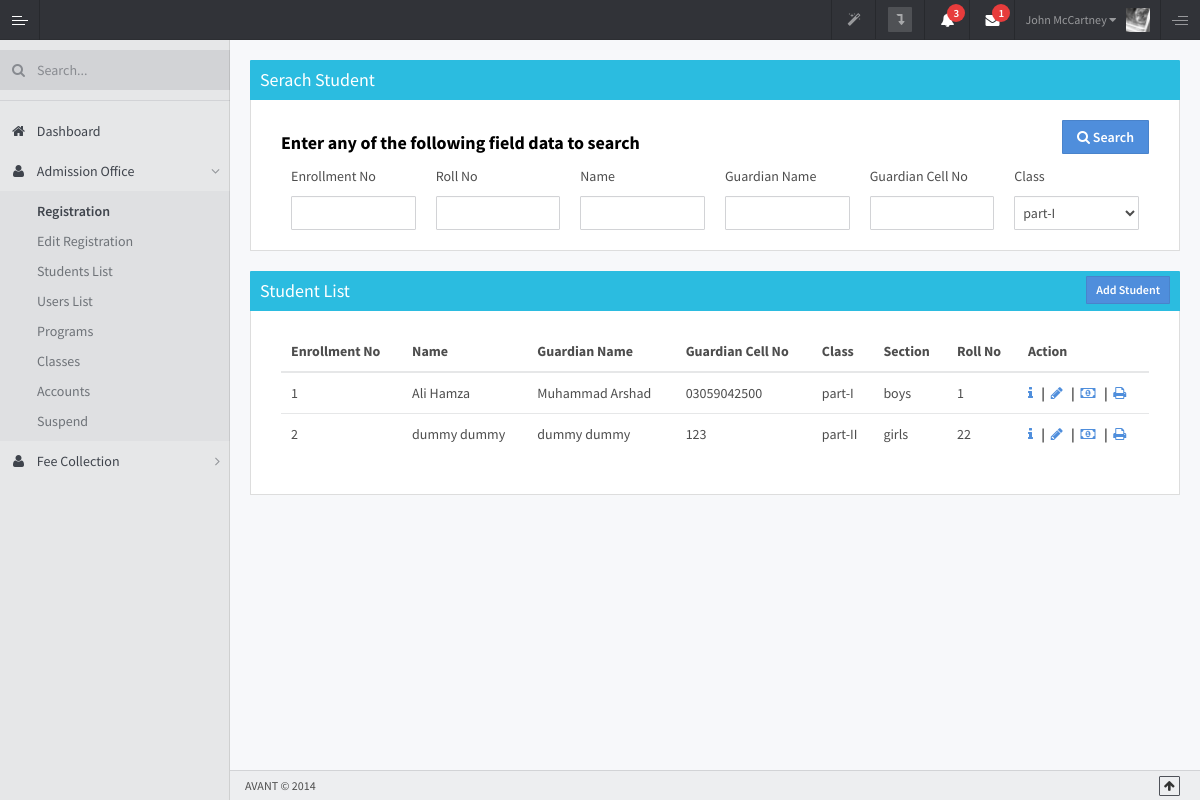
/ilm/index.php/admin/studentsList, run on an earlier commit of the app's database.
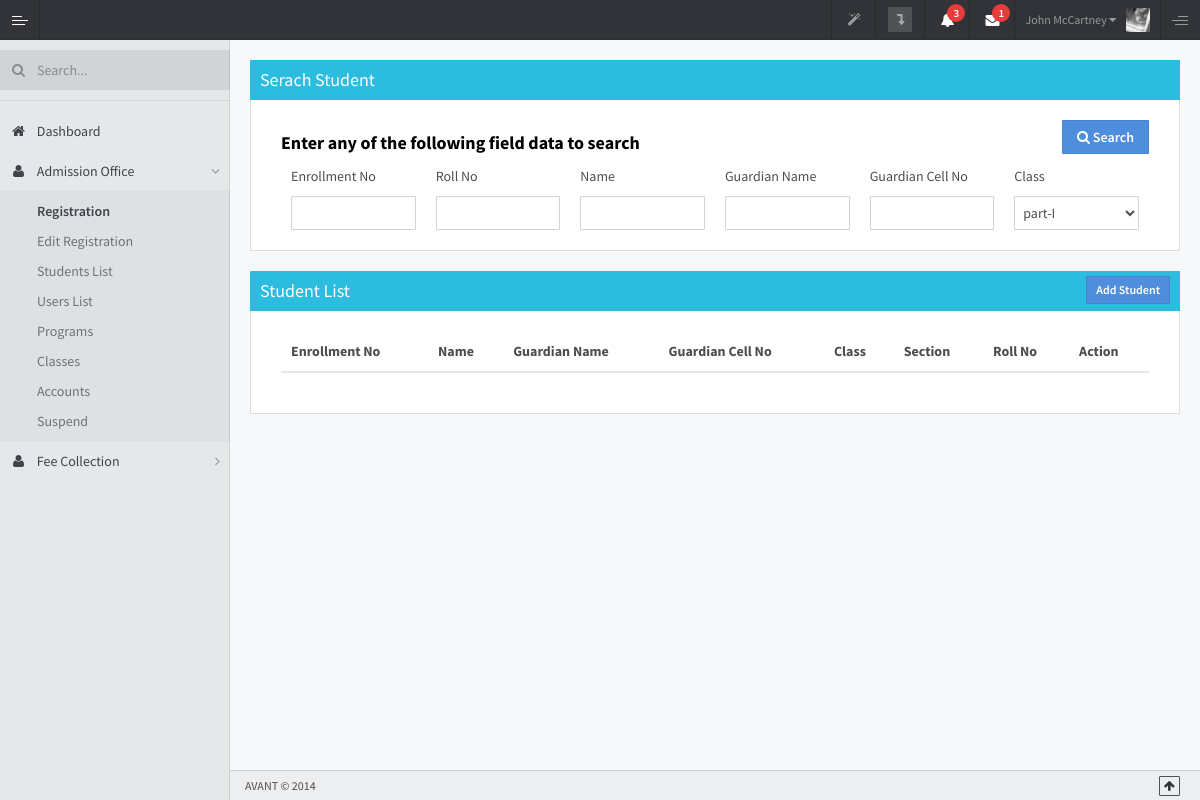
And on a later commit of the database.
### tables this page shows
CREATE TABLE `enrollment` (
  `id` int(11) NOT NULL,
  `enrollment_date` timestamp NOT NULL DEFAULT CURRENT_TIMESTAMP,
  `class_id` int(11) NOT NULL,
  `section_id` int(11) NOT NULL,
  `study_medium` int(11) NOT NULL,
  `roll_no` varchar(255) NOT NULL,
  `pic` text NOT NULL,
  `created_at` timestamp NOT NULL DEFAULT CURRENT_TIMESTAMP,
  `updated_at` timestamp NOT NULL DEFAULT CURRENT_TIMESTAMP,
  `created_by` int(11) NOT NULL,
  `edited_by` int(11) NOT NULL
);

CREATE TABLE `personal_details` (
  `id` int(11) NOT NULL,
  `enrollment_id` int(11) NOT NULL,
  `first_name` varchar(255) NOT NULL,
  `last_name` varchar(255) NOT NULL,
  `gender` int(11) NOT NULL,
  `dob` date NOT NULL,
  `religion` int(11) NOT NULL,
  `blood_group` varchar(10) NOT NULL,
  `caste` varchar(50) NOT NULL
);

CREATE TABLE `family_information` (
  `id` int(11) NOT NULL,
  `enrollment_id` int(11) NOT NULL,
  `guardian` int(11) NOT NULL COMMENT '0 = father, 1 = mother, 2 = other',
  `first_name` varchar(255) NOT NULL,
  `last_name` varchar(255) NOT NULL,
  `profession` varchar(255) NOT NULL,
  `designation` varchar(255) NOT NULL,
  `organization_name` varchar(255) NOT NULL,
  `office_address` text NOT NULL,
  `telephone` varchar(100) NOT NULL,
  `mobile_no` varchar(100) NOT NULL,
  `email` varchar(255) NOT NULL
);

CREATE TABLE `classes` (
  `id` int(11) NOT NULL,
  `title` varchar(50) NOT NULL,
  `program_id` int(11) NOT NULL
);

CREATE TABLE `sections` (
  `id` int(11) NOT NULL,
  `title` varchar(50) NOT NULL,
  `class_id` int(11) NOT NULL
);

### ilm/application/controllers/Admin.php (called while the page is built, shortened)
<?php
class Admin extends CI_Controller
{
    public function studentsList()
    {
        $data = array(
            'title' => 'ILM | Admin',
            'view' => 'admin/studentsList',
            'classes' => $this->admin_model->getClasses(),
            'studentsList' => $this->admin_model->getStudentsList()
        );
        $this->load->view('masterLayouts/admin',$data);
    }
}
?>

### ilm/index.php (called while the page is built, shortened)
<?php
require_once BASEPATH.'core/CodeIgniter.php';

### ilm/application/models/admin_model.php (called while the page is built, shortened)
<?php
class Admin_Model extends CI_Model
{
    public function getClasses() {
        $classesList = [];
        $classes = $this->db->get('classes')->result_array();
        foreach ($classes as $class ){
            $classesList[$class['id']] = $class['title'];
        }
        return $classesList;
    }
    public function getStudentsList()
    {
        $query = $this->db->select('
            enrollment.id as enrollment_no,
            enrollment.roll_no,
            personal_details.first_name as student_firstName,
            personal_details.last_name as student_lastName,
            family_information.first_name as guardian_firstName,
            family_information.last_name as guardian_lastName,
            family_information.mobile_no,
            classes.title as class_name,
            sections.title as section_name
            ')
            ->from('enrollment')
            ->join('personal_details','enrollment.id = personal_details.enrollment_id')
            ->join('family_information', 'enrollment.id = family_information.enrollment_id')
            ->join('classes', 'classes.id = enrollment.class_id' )
            ->join('sections', 'sections.id = enrollment.section_id')
            ->get();
        return $query->result_array();
    }
}
?>

### ilm/application/helpers/custom_helper.php (called while the page is built, shortened)
<?php if ( ! defined('BASEPATH')) exit('No direct script access allowed');
if ( ! function_exists('setVal')) {
    function setVal($data, $defaultVal = '', $edit_val = '',  $isEdit = false) {
        return $defaultVal;
    }
}

### ilm/application/views/admin/studentsList.php (the view, shortened to what this page needs)
<div class="panel panel-info">
                            <div class="panel-heading ">
                                <h4>Serach Student</h4>
                            </div>
                            <div class="panel-body">
                                <div class="col-sm-12">
                                    <form action="<?php echo base_url(); ?>admin/searchStudent" class="" method="post"
                                    novalidate="novalidate">
                                        <div class="mb5 clearfix">
                                            <h4 class="pull-left"><strong>Enter any of the following field data to search</strong></h4>
                                            <button type="submit" class="btn btn-primary pull-right"><span class="fa fa-search"></span>  Search</button>
                                        </div>
                                        <div class="form-group">
                                            <div class="col-sm-2">
                                                <label for="EnrollmentNo">Enrollment No</label>
                                                <input class="form-control" id="EnrollmentNo" name="EnrollmentNo" value="" type="text">
                                            </div>
                                            <div class="col-sm-2">
                                                <label for="RollNumber">Roll No</label>
                                                <input class="form-control" data-val="true" data-val-number="The
                                                field Roll No must be a number." id="RollNumber" name="rollNo"
                                                       value="" type="text">
                                            </div>
                                            <div class="col-sm-2">
                                                <label for="Name">Name</label>
                                                <input class="form-control" id="Name" name="Name" value="" type="text">
                                            </div>
                                            <div class="col-sm-2">
                                                <label for="GuardianName">Guardian Name</label>
                                                <input class="form-control" id="GuardianName" name="guardianName"
                                                       value="" type="text">
                                            </div>
                                            <div class="col-sm-2">
                                                <label for="GuardianMobile">Guardian Cell No</label>
                                                <input class="form-control mob" id="GuardianMobile"
                                                       name="guardianMobile" value="" type="text">
                                            </div>
                                            <div class="col-sm-2">
                                                <label for="Class">Class</label>
                                                    <?php echo form_dropdown('classId', $classes, set_value('classId', setVal('', 1, 'class_id', '')),'class="form-control"');?>
                                            </div>
                                        </div>
                                    </form>
                                </div>
                            </div>
                        </div>
                        <div class="panel panel-info">
                            <div class="panel-heading">
                                <h4>Student List</h4>
                                <a href="/Admission/Registration/Create" style="margin-top:5px;" class="btn btn-primary btn-sm pull-right">Add Student</a>
                            </div>
                            <div class="panel-body std-panel infinite-scroll">
                                <div class="std-detail clearfix">
                                    <div class="col-sm-12">
                                        <div class="table-responsive">
                                            <table class="table">
                                                <thead>
                                                    <tr>
                                                        <th>Enrollment No</th>
                                                        <th>Name</th>
                                                        <th>Guardian Name</th>
                                                        <th>Guardian Cell No</th>
                                                        <th>Class</th>
                                                        <th>Section</th>
                                                        <th>Roll No</th>
                                                        <th>Action</th>
                                                    </tr>
                                                </thead>
                                                <tbody>
                                                <?php foreach ($studentsList as $student) : ?>
                                                    <tr>
                                                        <td><?php echo $student['enrollment_no']; ?></td>
                                                        <td><?php echo $student['student_firstName'] . ' ' .
                                                                $student['student_lastName']; ?></td>
                                                        <td><?php echo $student['guardian_firstName'] . ' ' .
                                                            $student['guardian_lastName']; ?></td>
                                                        <td><?php echo $student['mobile_no']; ?></td>
                                                        <td><?php echo $student['class_name']; ?></td>
                                                        <td><?php echo $student['section_name']; ?></td>
                                                        <td><?php echo $student['roll_no']; ?></td>
                                                        <td>
                                                            <a href="<?php echo base_url();
                                                            ?>admin/studentDetails/<?php echo $student['enrollment_no']; ?>"
                                                               data-toggle="tooltip" title="View Detail"><i
                                                                        class="fa fa-info" aria-hidden="true"></i></a> &nbsp; <b>|</b>&nbsp;
                                                            <a href="<?php echo base_url();
                                                            ?>admin/editRegistration/<?php echo $student['enrollment_no']; ?>" data-toggle="tooltip" title="Edit"><i class="fa fa-pencil" aria-hidden="true"></i></a> &nbsp; <b>|</b>&nbsp;
                                                            <a href="<?php echo base_url();?>admin/makeInstallments/<?php echo $student['enrollment_no']; ?>" class="disabled" data-toggle="tooltip" title="Fee Installment"><i class="fa fa-money" aria-hidden="true"></i></a>
                                                            &nbsp; <b>|</b>&nbsp;
                                                            <a style="margin-top:2px" class="fa fa-print" data-ajax="true" data-ajax-method="GET" data-ajax-mode="replace" data-ajax-success="PrintElem('.printable')" data-ajax-update="#rldAdmission" data-toggle="tooltip" href="<?php echo base_url();?>admin/printStudentDetails/<?php echo $student['enrollment_no']; ?>" title="Print"> </a>
                                                        </td>
                                                    </tr>
                                                    <?php endforeach; ?>
                                                </tbody>
                                            </table>
                                        </div>
                                    </div>
                                </div>
                            </div>
                        </div>
                    </div>

### ilm/application/views/masterLayouts/admin.php (shortened to what this page needs)
<!DOCTYPE html>
<html lang="en">
<head>
    <link rel="stylesheet" href="<?php echo base_url();?>assets/css/styles.minc726.css?=140">
    <link href='<?php echo base_url();?>assets/demo/variations/default.css' rel='stylesheet' type='text/css' media='all' id='styleswitcher'>
    <link href='<?php echo base_url();?>assets/demo/variations/default.css' rel='stylesheet' type='text/css' media='all' id='headerswitcher'>
    <link rel='stylesheet' type='text/css' href='<?php echo base_url();?>assets/plugins/codeprettifier/prettify.css' />
    <link rel='stylesheet' type='text/css' href='<?php echo base_url();?>assets/plugins/form-toggle/toggles.css' />
</head>
<body class="">
<header class="navbar navbar-inverse navbar-fixed-top" role="banner">
    <a id="leftmenu-trigger" class="tooltips" data-toggle="tooltip" data-placement="right" title="Toggle Sidebar"></a>
    <a id="rightmenu-trigger" class="tooltips" data-toggle="tooltip" data-placement="left" title="Toggle Infobar"></a>
    <div class="navbar-header pull-left">
        <a class="navbar-brand" href="index.html">Avant</a>
    </div>
    <ul class="nav navbar-nav pull-right toolbar">
        <li class="dropdown">
            <a href="#" class="dropdown-toggle username" data-toggle="dropdown"><span class="hidden-xs">John McCartney <i class="fa fa-caret-down"></i></span><img src="<?php echo base_url();?>assets/demo/avatar/dangerfield.png" alt="Dangerfield" /></a>
        </li>
        <li class="dropdown">
            <a href="#" class="hasnotifications dropdown-toggle" data-toggle='dropdown'><i class="fa fa-envelope"></i><span class="badge">1</span></a>
        </li>
        <li class="dropdown">
            <a href="#" class="hasnotifications dropdown-toggle" data-toggle='dropdown'><i class="fa fa-bell"></i><span class="badge">3</span></a>
        </li>
        <li>
            <a href="#" id="headerbardropdown"><span><i class="fa fa-level-down"></i></span></a>
        </li>
        <li class="dropdown demodrop">
            <a href="#" class="dropdown-toggle tooltips" data-toggle="dropdown"><i class="fa fa-magic"></i></a>
        </li>
    </ul>
</header>
<div id="page-container">
    <nav id="page-leftbar" role="navigation">
        <ul class="acc-menu" id="sidebar">
            <li id="search">
                <form>
                    <input class="search-query" placeholder="Search..." type="text">
                    <button type="submit"><i class="fa fa-search"></i></button>
                </form>
            </li>
            <li class="divider"></li>
            <li><a href="<?php echo base_url()."admin";?>"><i class="fa fa-home"></i> <span>Dashboard</span></a></li>
            <li class="open hasChild">
                <a href="javascript:;"><i class="fa fa-user"></i> <span>Admission Office</span> </a>
                <ul class="acc-menu" style="display: block;">
                    <li class="active"><a href="<?php echo base_url()."admin/index";?>"><span>Registration</span></a></li>
                    <li><a href="<?php echo base_url()."admin/editRegistration";?>"><span>Edit Registration</span></a></li>
                    <li><a href="<?php echo base_url();?>admin/studentsList"><span>Students List</span></a></li>
                    <li><a href="<?php echo base_url();?>users"><span>Users List</span></a></li>
                    <li><a href="<?php echo base_url() ; ?>programs"><span>Programs</span></a></li>
                    <li><a href="<?php echo base_url() ; ?>classes"><span>Classes</span></a></li>
                    <li><a href="<?php echo base_url() ; ?>accounts"><span>Accounts</span></a></li>
                    <li><a href="<?php echo base_url() ; ?><?php echo base_url() ; ?>"><span>Suspend</span></a></li>
                </ul>
            </li>
            <li class="hasChild">
                <a href="javascript:;"><i class="fa fa-user"></i> <span>Fee Collection</span> </a>
            </li>
        </ul>
    </nav>
    <div id="page-content">
        <div id="wrap">
            <div class="container">
                <?php
                    $this->load->view($view);
                ?>
                <div class="container">
                </div>
            </div>
        </div>
    </div>
<footer role="contentinfo">
    <div class="clearfix">
        <ul class="list-unstyled list-inline pull-left">
            <li>AVANT &copy; 2014</li>
        </ul>
        <button class="pull-right btn btn-inverse-alt btn-xs hidden-print" id="back-to-top"><i class="fa fa-arrow-up"></i></button>
    </div>
</footer>
</body>
</html>

What changed in the data, as far as the page shows it:
removed enrollment: id "1", personal_details.first_name "Ali", personal_details.last_name "Hamza", family_information.first_name "Muhammad", family_information.last_name "Arshad", family_information.mobile_no "03059042500", class.title "part-I", section.title "boys", roll_no "1"
removed enrollment: id "2", personal_details.first_name "dummy", personal_details.last_name "dummy", family_information.first_name "dummy", family_information.last_name "dummy", family_information.mobile_no "123", class.title "part-II", section.title "girls", roll_no "22"
